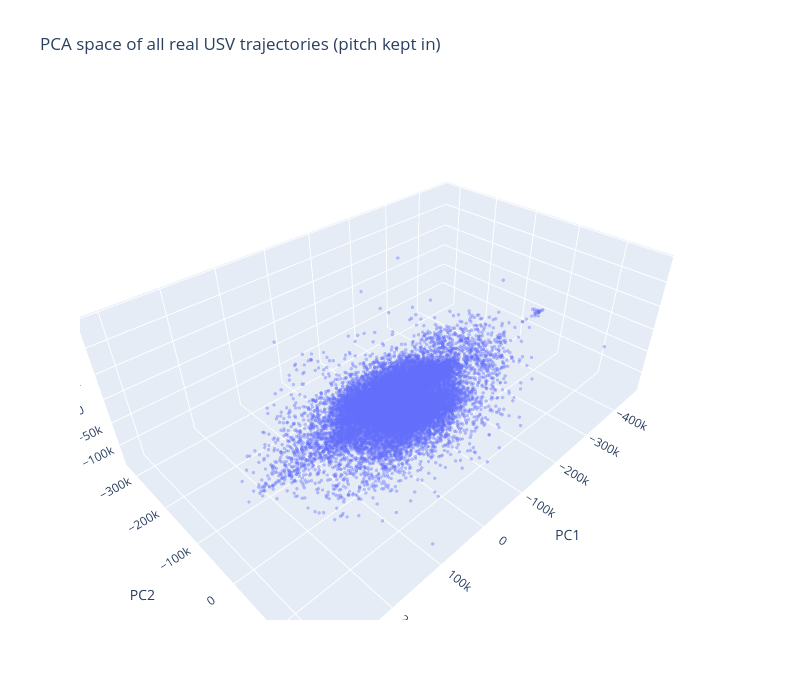

This figure's notebook cell:
### Code cell
all_trajectories_arr = np.array(train_resampled_trajectories)
# means = all_trajectories_arr.mean(axis=1, keepdims=True)
# centered = all_trajectories_arr - means
# pca_coords = pca_full.transform(centered)[:, :3]
pca_coords = pca_with_pitch.transform(all_trajectories_arr)[:, :3]

fig = go.Figure(data=[go.Scatter3d(
    x=pca_coords[:, 0],
    y=pca_coords[:, 1],
    z=pca_coords[:, 2],
    mode='markers',
    marker=dict(size=2, opacity=0.4),
    text=[f"trajectory {i}" for i in range(len(pca_coords))],  # shows on hover
    hoverinfo='text'
)])

fig.update_layout(
    title="PCA space of all real USV trajectories (pitch kept in)",
    scene=dict(xaxis_title="PC1", yaxis_title="PC2", zaxis_title="PC3"),
    width=800, height=700
)

fig.show()

### Figure 1 — Plotly figure (JSON) as saved in the notebook; plotly's stock layout.template omitted (floating-point values rounded to 4 significant figures; data arrays with more than 128 entries replaced by an {"elided": "..."} marker saying what was removed)
{"data": [{"hoverinfo": "text", "marker": {"opacity": 0.4, "size": 2}, "mode": "markers", "text": {"elided": "19509 str values"}, "type": "scatter3d", "x": {"elided": "19509 float values"}, "y": {"elided": "19509 float values"}, "z": {"elided": "19509 float values"}}], "layout": {"height": 700, "scene": {"xaxis": {"title": {"text": "PC1"}}, "yaxis": {"title": {"text": "PC2"}}, "zaxis": {"title": {"text": "PC3"}}}, "title": {"text": "PCA space of all real USV trajectories (pitch kept in)"}, "width": 800}}
